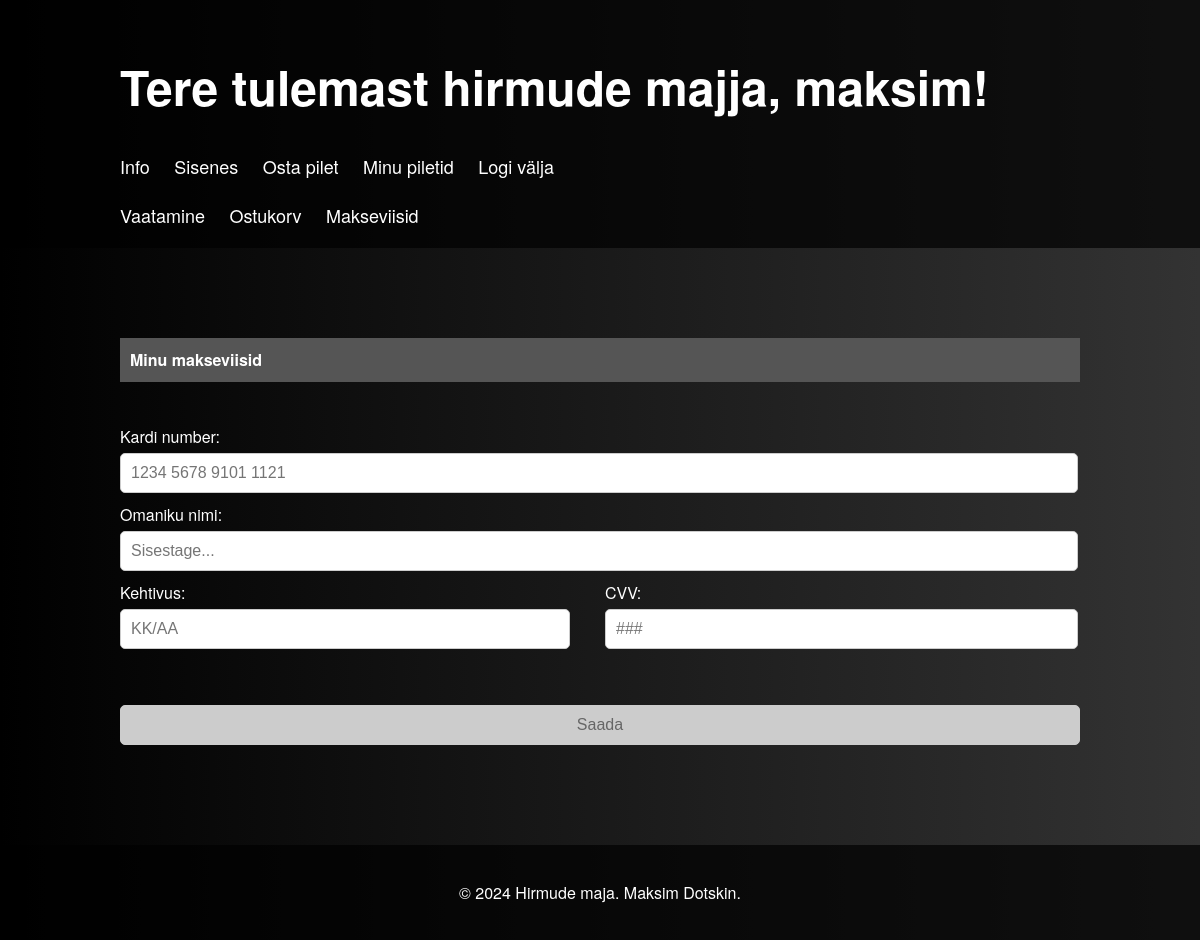
Before: /ostamine/ostamine.php?makseviisid (signed in) with the older database file.
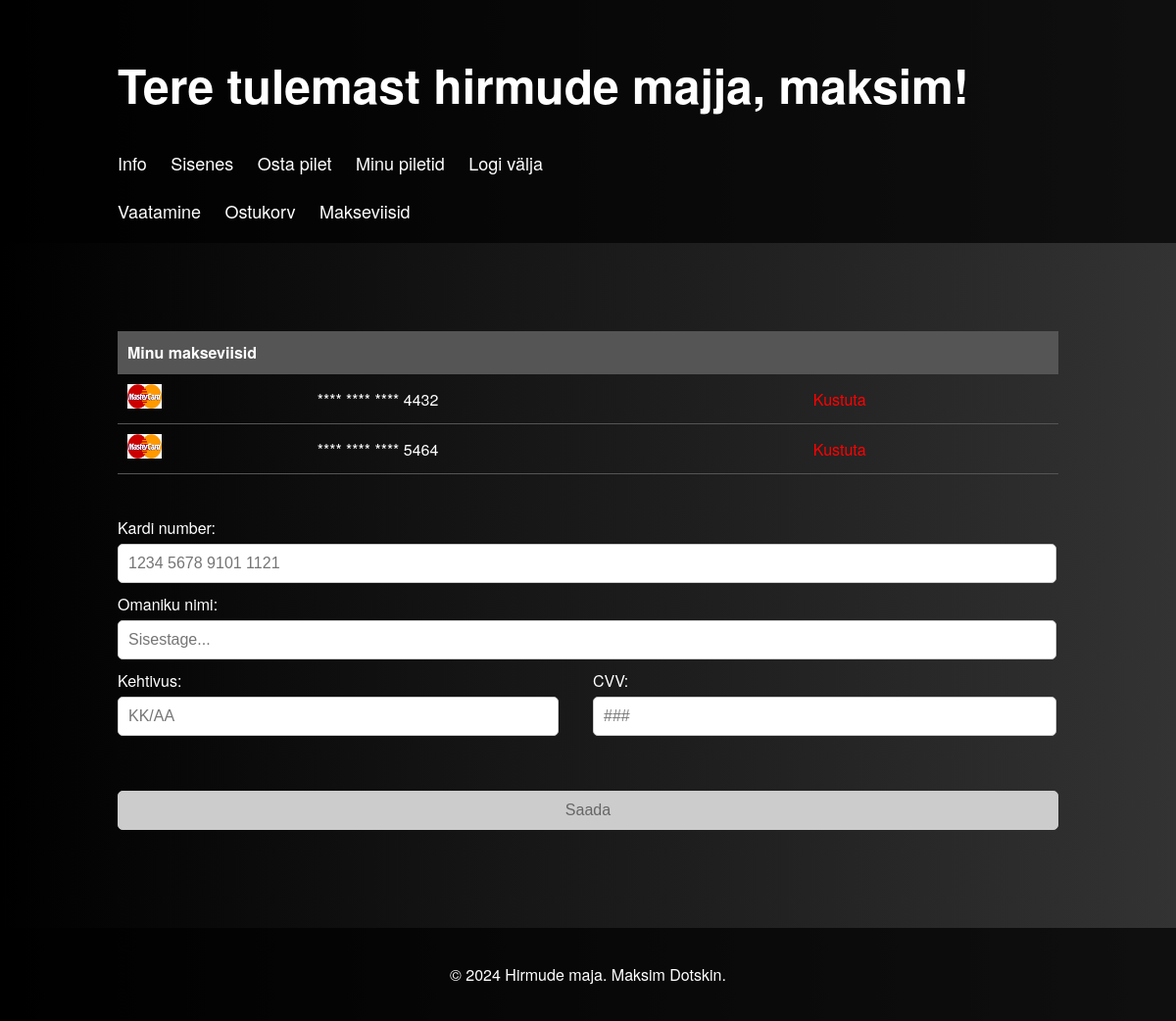
After: the same page with the newer database file.
### tables this page shows
CREATE TABLE `makseviis` (
  `id` int(11) NOT NULL,
  `number` varchar(20) DEFAULT NULL,
  `nimi` varchar(35) DEFAULT NULL,
  `kuni` varchar(5) DEFAULT NULL,
  `cvv` int(11) DEFAULT NULL,
  `kasutajaId` int(11) DEFAULT NULL
);

### ostamine/ostamine_funktsioonid.php (the view, shortened to what this page needs)
<?php
require_once('../funktsioonid.php');
function naitaMakseviisid($typp)
{
    global $yhendus;
    $select_kask = $yhendus->prepare("SELECT id ,number FROM makseviis where kasutajaId=?");
    $select_kask->bind_param("i",$_SESSION['kasutajaId']);
    $select_kask->execute();
    $select_kask->bind_result( $id,$number);
    if ($typp=='tabelis'){
        while ($select_kask->fetch()) {
            $tekst = substr($number, -4);
            echo "<tr>
                    <td><img src='../pildid/kart.png' alt='kartLogo' width='35' height='25'></td>
                    <td>**** **** **** $tekst</td>
                    <td>
                        <a href='ostamine.php?kustutaMakseViis=$id'><span style=\"color: red;\">Kustuta</span></a>                </td>
                  </tr>";
        }
    }
}

Changed rows visible on the page:
added makseviis: number "4432"
added makseviis: number "5464"
